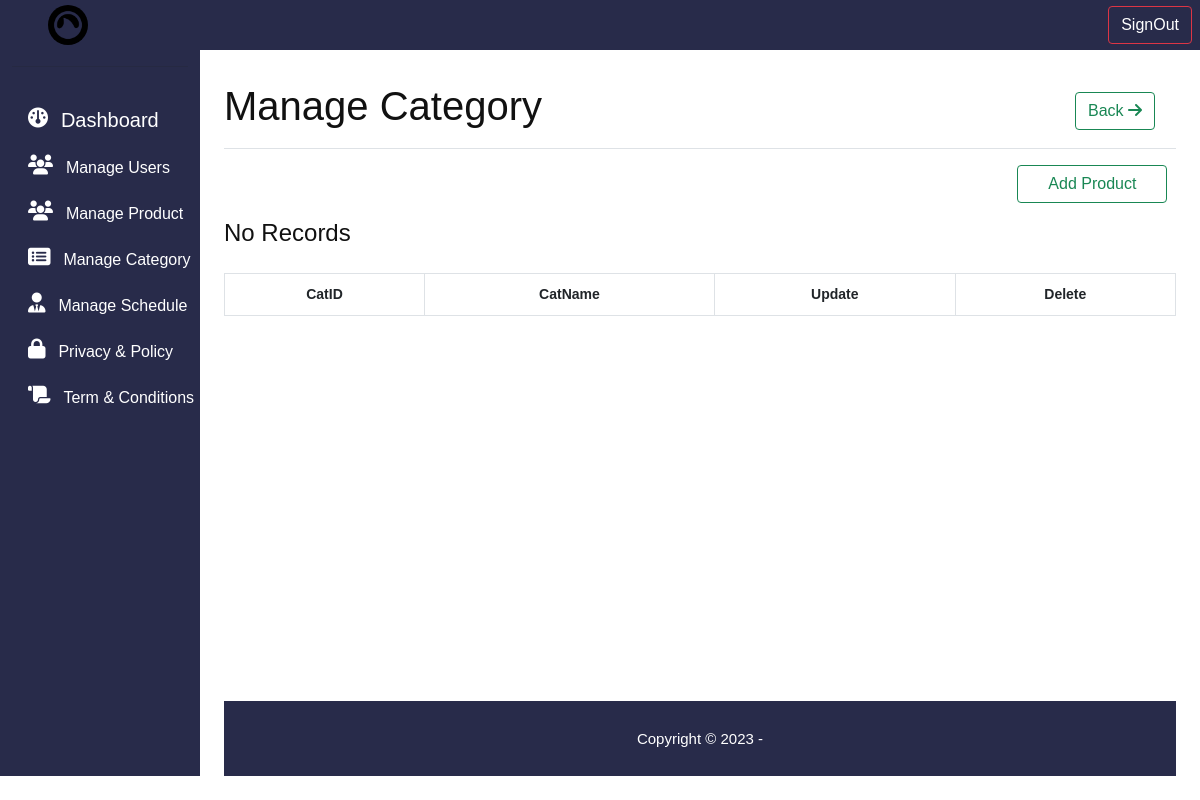
/manage_category.php, run on an earlier commit of the app's database.
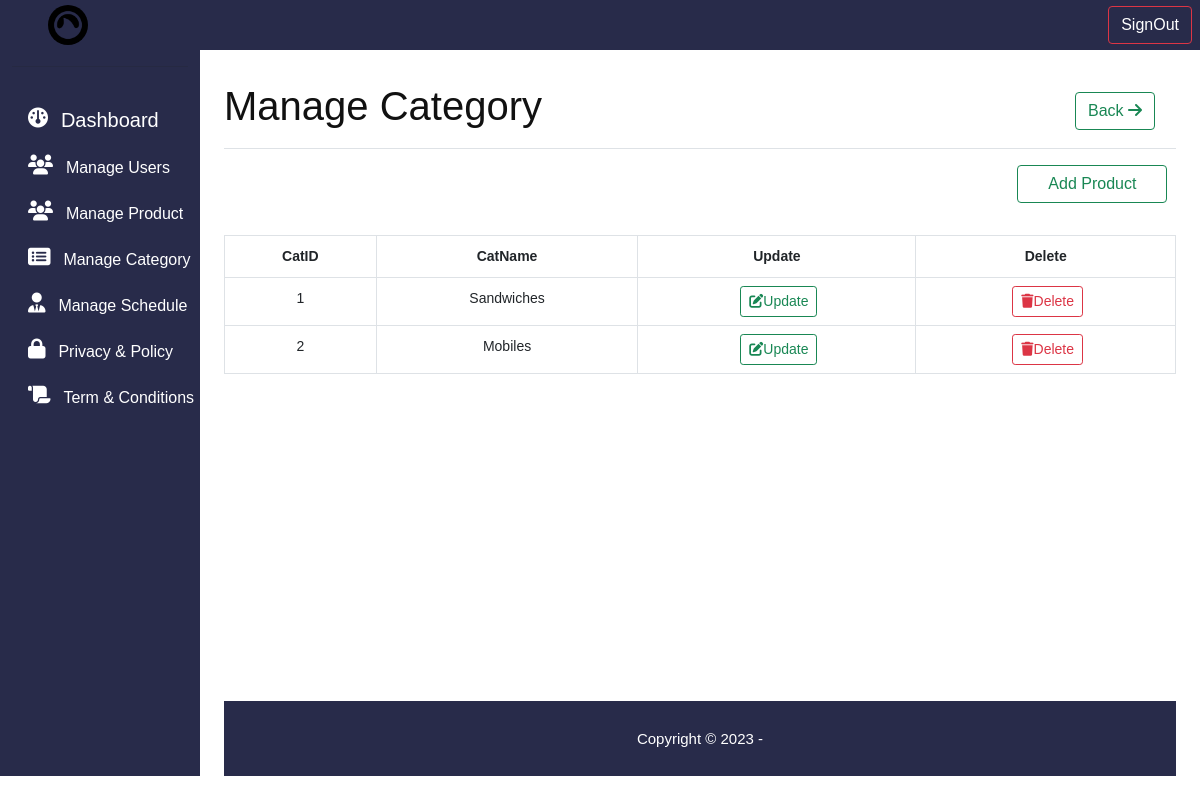
And on a later commit of the database.
### tables this page shows
CREATE TABLE `tblcategory` (
  `catID` int(4) UNSIGNED NOT NULL,
  `cat_name` varchar(200) NOT NULL
);

### manage_category.php (the view, shortened to what this page needs)
<?php include('topbar.php'); ?>
<?php include('sidebar.php'); ?>
      <main class="col-md-9 ms-sm-auto col-lg-10 px-md-4">
            <div class="d-flex justify-content-between mt-3 flex-wrap flex-md-nowrap align-items-center pt-3 pb-2 mb-3 border-bottom">
              <h1 class="display-6 fs-1">Manage Category</h1>
              <div class="btn mb-2 me-2 mb-md-0">
                    <a href="dashboard.php" class="btn btn-outline-success"> <span class="">Back</span> <i class="fas fa-arrow-right"></i></a>
                </div>
            </div>
          <div class="row" style="min-height:65vh;">
            <div class="table-responsive">
              <div class="col-2 ms-auto">
                <a href="category.php" class="mb-3 btn btn-outline-success" style="width: 150px;">Add Product</a>
              </div>
              <table id="category_list" class="table table-bordered text-center mt-3">
                <thead>
                  <tr>
                    <th scope="col" class="text-center">CatID</th>
                    <th scope="col" class="text-center">CatName</th>
                    <th scope="col" class="text-center">Update</th>
                    <th scope="col" class="text-center">Delete</th>
                  </tr>
                </thead>
                <tbody>
                <?php
                  $stmt = $conn->prepare("SELECT * FROM tblcategory");
                  $stmt->execute();
                  $result = $stmt->fetchall();
                  if($result)
                  {
                    foreach($result as $row)
                    {
                      ?>
                        <tr>
                        <td> <?= $row['catID'] ?></td>
                        <td> <?= $row['cat_name']?></td>
                        <td><a href="updatePr.php?id=<?=$row['ItemID']?>" class="btn btn-sm btn-outline-success ms-1"> <i class="fa-solid fa-pen-to-square"></i>Update</a></td>
                        <td><a href="deletePr.php?id=<?=$row['ItemID']?>" class="btn btn-sm btn-outline-danger ms-1"><i class="fa-solid fa-trash"></i>Delete</a></td>
                        </tr>
                    <?php
                    }
                  }else{
                    echo '<h1>No Records</h1>';
                  }
                ?>
                </tbody>
              </table>
            </div>
          </div>
        <?php include('footer.php') ?>

What changed in the data, as far as the page shows it:
added tblcategory: catID "1", cat_name "Sandwiches"
added tblcategory: catID "2", cat_name "Mobiles"
Also different on the page:
text no longer shown: "No Records"
